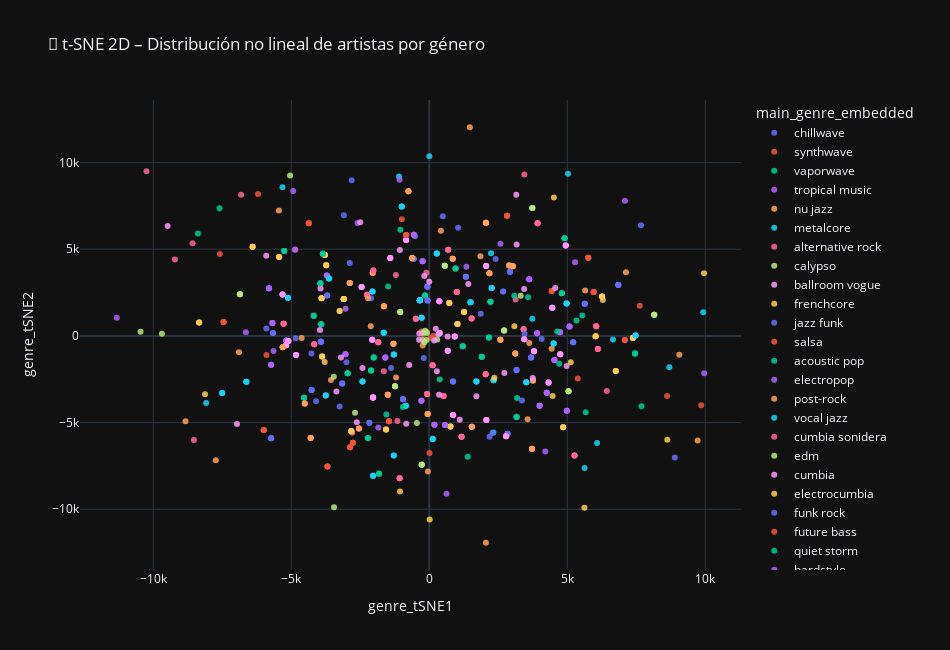

The code cell stored with this chart in its notebook:
### Markdown cell above
El entrenamiento del t-SNE sobre los 902 artistas finalizó de manera estable.
El modelo encontró un equilibrio entre cohesión local y separación global, con una divergencia KL muy baja (≈ 0.8 en valor absoluto), lo que sugiere que la proyección tridimensional conserva bien las relaciones de vecindad del espacio original.
En términos perceptuales, el mapa resultante representa un retrato fiel del universo sonoro de los artistas, donde la cercanía espacial equivale a similitud acústica o estilística.

### Code cell
fig_tsne_genre = px.scatter(
    df_tsne_by_genre,
    x="genre_tSNE1",
    y="genre_tSNE2",
    color=col_genero,
    hover_name="artist_name",
    title="🎨 t-SNE 2D – Distribución no lineal de artistas por género",
    opacity=0.85,
    width=950,
    height=650,
    template="plotly_dark"
)
fig_tsne_genre.show()
